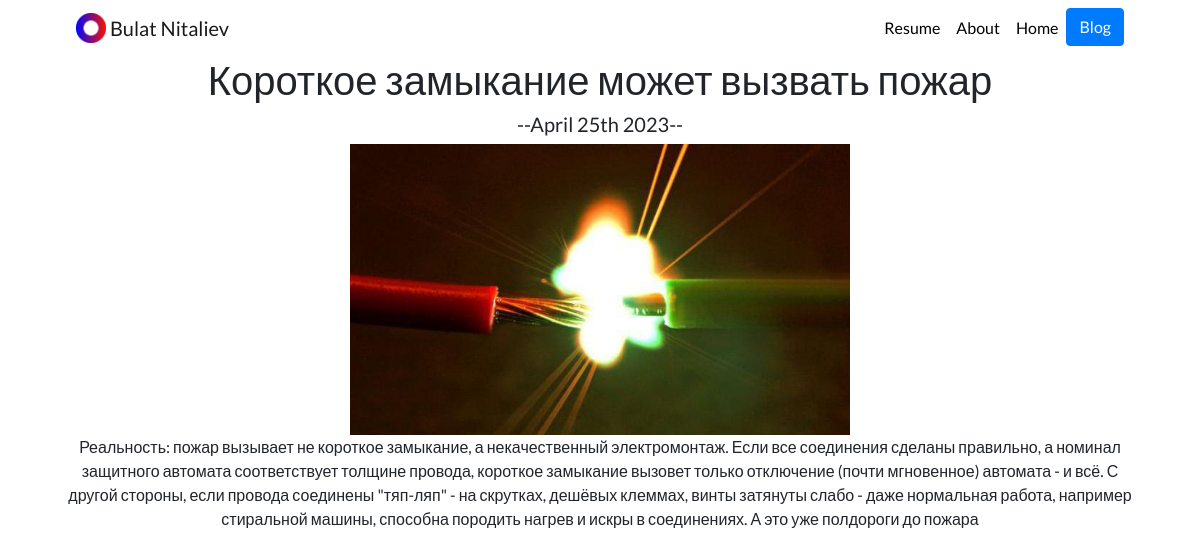
Page /blog/3/ on the committed database.
### blog/models.py (models this page shows, shortened)
class Blog(models.Model):
	title = models.CharField(max_length=200)
	text = models.TextField()
	date = models.DateField()
	image = models.ImageField(upload_to='blog/images')

### blog/views.py (the view)
# urls.py: path('<int:blog_id>/',views.detail,name='detail'),
def detail(request,blog_id):
	blog = get_object_or_404(Blog,pk=blog_id)
	return render(request,'blog/detail.html',{'blog':blog})

### blog/templates/blog/detail.html
{% extends 'portfolio/base.html' %}
{% block content %}
<h1>{{ blog.title }}</h1>
<h5>--{{ blog.date|date:'F jS Y' }}--</h5>
<img src="{{ blog.image.url }}" width="500" alt="">
<p>{{ blog.text }}</p>
{% endblock %}

### portfolio/static/portfolio/custom.css (style rules this page uses)
body { font-family: 'Lato', sans-serif; }

### rows in the picture
Blog: title "Короткое замыкание может вызвать пожар", date "April 25th 2023", image (picture), text "Реальность: пожар вызывает не короткое замыкание, а некачественный электромонтаж. Если все соединения сделаны правильно, а номинал защитного автомата соответствует толщине провода, короткое замыкание вызовет только отключение (почти мгновенное) автомата - и всё. С другой стороны, если провода соединены \"тяп-ляп\" - на скрутках, дешёвых клеммах, винты затянуты слабо - даже нормальная работа, например стиральной машины, способна породить нагрев и искры в соединениях. А это уже полдороги до пожара"
